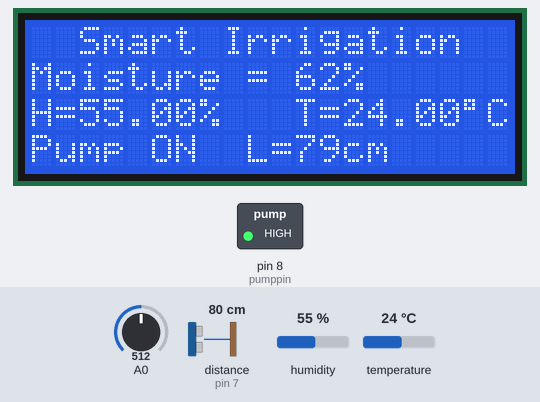
A sketch run on a simulated Arduino Uno, built with avr-gcc and run on an emulated ATmega328P. Parts: 20×4 character LCD, switched loads named in the sketch (green lamp = pin HIGH). Wiring (inferred from the names in the program): ultrasonic range finder: trigger pin 6; echo pin 7. The test bench sets the inputs (shaded band); at power-on: distance to the obstacle (sensor on pin 7) 80 cm, A0 = 512, humidity 55 %, temperature 24 °C. The echo pulse lasts 58.3 µs per cm; pins used as bus, display or sensor lines are not drawn.

Above: at 0.2 s.
1.3 s: distance to the obstacle (sensor on pin 7) set to 2 cm
At 3.1 s:
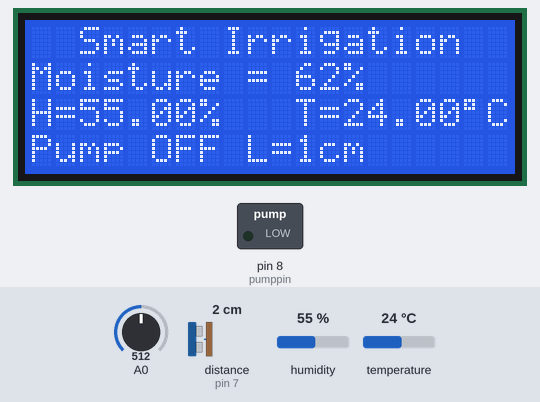
4.8 s: A0 set to 537
At 6.2 s:
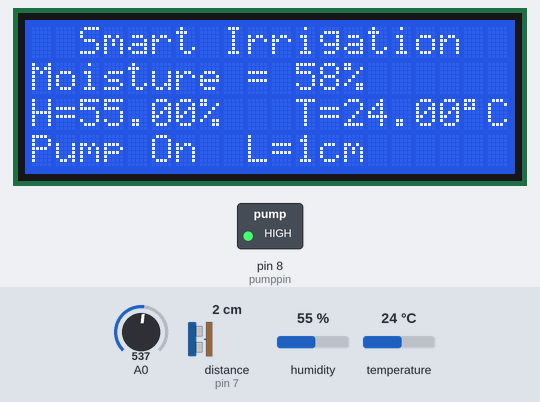
10.2 s: humidity set to 22 %
At 11.7 s:
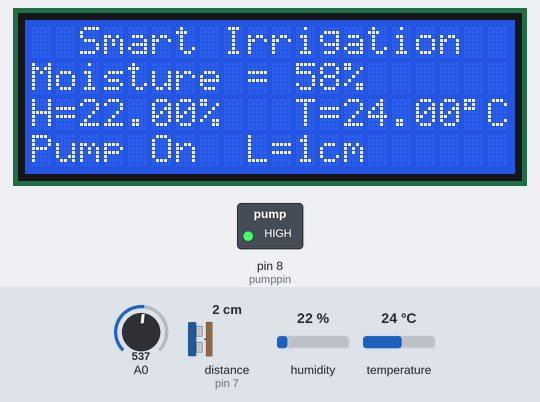
12.4 s: temperature set to 22 °C
At 13.4 s:
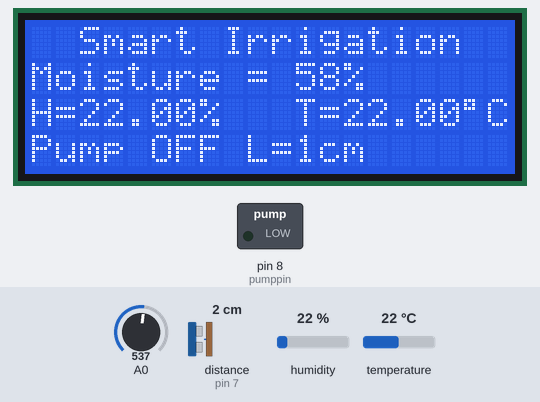
14.5 s: distance to the obstacle (sensor on pin 7) set to 4 cm
16.7 s: A0 set to 716
At 18.1 s:
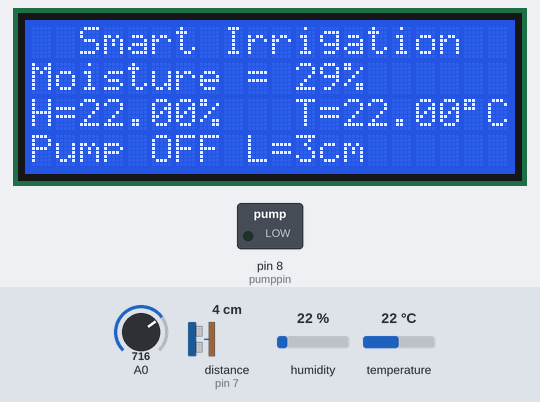
Timing chart, 0 to 19.7 s (numbered marks = the images above; inputs shaded):
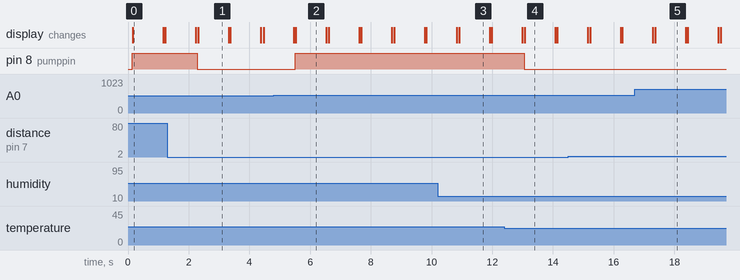

Measured:
- the behaviour switches between 527 and 528 on A0 (found by bisection; images 1 and 2)
- the behaviour switches between 24 and 23 °C on temperature (found by bisection; images 3 and 4)
- after the input at 1.3 s, pin 8 (pumppin): HIGH → LOW after 0.99 s; the display: first differs from a run without the input after 1.0 s (image 1)
- after the input at 4.8 s, pin 8 (pumppin): LOW → HIGH after 0.71 s; the display: first differs from a run without the input after 0.73 s (image 2)
- after the input at 12.4 s, pin 8 (pumppin): HIGH → LOW after 0.65 s; the display: first differs from a run without the input after 0.67 s (image 4)
- after the input at 16.7 s, the display: first differs from a run without the input after 0.68 s (image 5)
- what the display in image 0 shows lasts 1.0 s, from 0.2 s to 1.2 s

The sketch:

lcd43_jan30a.ino
```cpp
#include <Wire.h>
#include <LiquidCrystal_I2C.h>
#include <DHT.h>
#define DHTPIN 2
#define DHTTYPE DHT11
DHT dht (DHTPIN, DHTTYPE);

int soil;
int moisture;
int pumppin = 8;
int trigpin = 6;
int echopin = 7;
int distance;
long duration;

LiquidCrystal_I2C lcd(0x27,20,4);

void setup()
{
  lcd.begin();
  dht.begin();
  pinMode(pumppin, OUTPUT);
  pinMode(trigpin, OUTPUT);
  pinMode(echopin, INPUT);
}

void loop()
{
  soil = analogRead(A0);
  float h = dht.readHumidity();
  float t = dht.readTemperature();
  digitalWrite(trigpin, LOW);
  delayMicroseconds(20);
  digitalWrite(trigpin, HIGH);
  delayMicroseconds(100);
  digitalWrite(trigpin, LOW);
  duration = pulseIn(echopin, HIGH);
  distance = duration*0.034/2;
  moisture = map(soil,275,890,100,0);
  lcd.setCursor(2,0);
  lcd.print("Smart Irrigation");
  lcd.setCursor(0,2);
  lcd.print("H=");
  lcd.print(h);
  lcd.print("%");
  lcd.setCursor(11,2);
  lcd.print("T=");
  lcd.print(t);
  lcd.print((char)223);
  lcd.print("C");
  lcd.setCursor(9,3);
  lcd.print("L=");
  lcd.print(distance);
  lcd.print("cm");
  if(moisture<60)
  {
    if(t>23){
      digitalWrite(pumppin, HIGH);
      lcd.setCursor(0,1);
      lcd.print("Moisture = ");
      lcd.print(moisture);
      lcd.print("%");
      lcd.setCursor(0,3);
      lcd.print("Pump On");
      }

    else{
      digitalWrite(pumppin, LOW);
      lcd.setCursor(0,1);
      lcd.print("Moisture = ");
      lcd.print(moisture);
      lcd.print("%");
      lcd.setCursor(0,3);
      lcd.print("Pump OFF");

    }
  }
 else if(moisture>60)
  {
    if(distance>9){
    digitalWrite(pumppin,HIGH);
    lcd.setCursor(0,1);
    lcd.print("Moisture = ");
    lcd.print(moisture);
    lcd.print("%");
    lcd.setCursor(0,3);
    lcd.print("Pump ON");
    }
   else {
    digitalWrite(pumppin,LOW);
    lcd.setCursor(0,1);
    lcd.print("Moisture = ");
    lcd.print(moisture);
    lcd.print("%");
    lcd.setCursor(0,3);
    lcd.print("Pump OFF");

   }
  }
  else{
    digitalWrite(pumppin,LOW);
    lcd.setCursor(0,3);
    lcd.print("Pump OFF");
  }


  delay(1000);
  lcd.clear();
}
```
